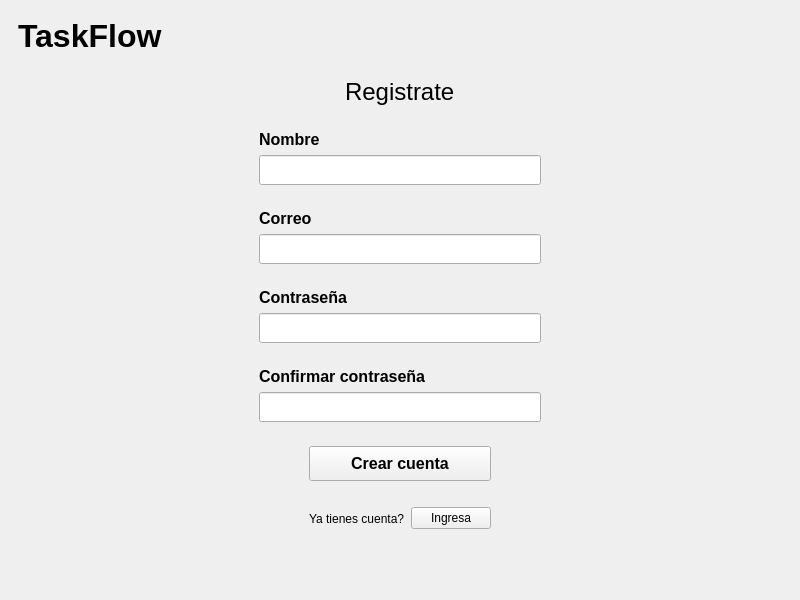
<?xml version="1.0" encoding="UTF-8"?>
<ui version="4.0">
 <class>RegisterWindow</class>
 <widget class="QMainWindow" name="RegisterWindow">
  <property name="geometry">
   <rect>
    <x>0</x>
    <y>0</y>
    <width>800</width>
    <height>600</height>
   </rect>
  </property>
  <property name="windowTitle">
   <string>MainWindow</string>
  </property>
  <widget class="QWidget" name="centralwidget">
   <layout class="QVBoxLayout" name="verticalLayout">
    <item alignment="Qt::AlignLeft">
     <widget class="QFrame" name="frame_8">
      <property name="frameShape">
       <enum>QFrame::NoFrame</enum>
      </property>
      <property name="frameShadow">
       <enum>QFrame::Raised</enum>
      </property>
      <layout class="QVBoxLayout" name="verticalLayout_8">
       <item>
        <widget class="QLabel" name="label_6">
         <property name="font">
          <font>
           <pointsize>24</pointsize>
           <bold>true</bold>
          </font>
         </property>
         <property name="text">
          <string>TaskFlow</string>
         </property>
        </widget>
       </item>
      </layout>
     </widget>
    </item>
    <item alignment="Qt::AlignHCenter">
     <widget class="QFrame" name="frame_6">
      <property name="maximumSize">
       <size>
        <width>16777215</width>
        <height>60</height>
       </size>
      </property>
      <property name="frameShape">
       <enum>QFrame::NoFrame</enum>
      </property>
      <property name="frameShadow">
       <enum>QFrame::Raised</enum>
      </property>
      <layout class="QVBoxLayout" name="verticalLayout_4">
       <item>
        <widget class="QLabel" name="label_5">
         <property name="font">
          <font>
           <pointsize>18</pointsize>
           <bold>false</bold>
          </font>
         </property>
         <property name="text">
          <string>Registrate</string>
         </property>
        </widget>
       </item>
      </layout>
     </widget>
    </item>
    <item alignment="Qt::AlignHCenter">
     <widget class="QFrame" name="frame">
      <property name="minimumSize">
       <size>
        <width>300</width>
        <height>70</height>
       </size>
      </property>
      <property name="frameShape">
       <enum>QFrame::NoFrame</enum>
      </property>
      <property name="frameShadow">
       <enum>QFrame::Raised</enum>
      </property>
      <layout class="QVBoxLayout" name="verticalLayout_5">
       <item>
        <widget class="QLabel" name="label">
         <property name="font">
          <font>
           <pointsize>12</pointsize>
           <bold>true</bold>
          </font>
         </property>
         <property name="text">
          <string>Nombre</string>
         </property>
        </widget>
       </item>
       <item>
        <widget class="QLineEdit" name="nombre_input">
         <property name="minimumSize">
          <size>
           <width>0</width>
           <height>30</height>
          </size>
         </property>
        </widget>
       </item>
      </layout>
     </widget>
    </item>
    <item alignment="Qt::AlignHCenter">
     <widget class="QFrame" name="frame_2">
      <property name="minimumSize">
       <size>
        <width>300</width>
        <height>70</height>
       </size>
      </property>
      <property name="frameShape">
       <enum>QFrame::NoFrame</enum>
      </property>
      <property name="frameShadow">
       <enum>QFrame::Raised</enum>
      </property>
      <layout class="QVBoxLayout" name="verticalLayout_3">
       <item>
        <widget class="QLabel" name="label_2">
         <property name="font">
          <font>
           <pointsize>12</pointsize>
           <bold>true</bold>
          </font>
         </property>
         <property name="text">
          <string>Correo</string>
         </property>
        </widget>
       </item>
       <item>
        <widget class="QLineEdit" name="correo_input">
         <property name="minimumSize">
          <size>
           <width>0</width>
           <height>30</height>
          </size>
         </property>
        </widget>
       </item>
      </layout>
     </widget>
    </item>
    <item alignment="Qt::AlignHCenter">
     <widget class="QFrame" name="frame_3">
      <property name="minimumSize">
       <size>
        <width>300</width>
        <height>70</height>
       </size>
      </property>
      <property name="frameShape">
       <enum>QFrame::NoFrame</enum>
      </property>
      <property name="frameShadow">
       <enum>QFrame::Raised</enum>
      </property>
      <layout class="QVBoxLayout" name="verticalLayout_2">
       <item>
        <widget class="QLabel" name="label_3">
         <property name="font">
          <font>
           <pointsize>12</pointsize>
           <bold>true</bold>
          </font>
         </property>
         <property name="text">
          <string>Contraseña</string>
         </property>
        </widget>
       </item>
       <item>
        <widget class="QLineEdit" name="pass_input">
         <property name="minimumSize">
          <size>
           <width>0</width>
           <height>30</height>
          </size>
         </property>
         <property name="echoMode">
          <enum>QLineEdit::Password</enum>
         </property>
        </widget>
       </item>
      </layout>
     </widget>
    </item>
    <item alignment="Qt::AlignHCenter">
     <widget class="QFrame" name="frame_4">
      <property name="minimumSize">
       <size>
        <width>300</width>
        <height>70</height>
       </size>
      </property>
      <property name="frameShape">
       <enum>QFrame::NoFrame</enum>
      </property>
      <property name="frameShadow">
       <enum>QFrame::Raised</enum>
      </property>
      <layout class="QVBoxLayout" name="verticalLayout_6">
       <item>
        <widget class="QLabel" name="label_4">
         <property name="font">
          <font>
           <pointsize>12</pointsize>
           <bold>true</bold>
          </font>
         </property>
         <property name="text">
          <string>Confirmar contraseña</string>
         </property>
        </widget>
       </item>
       <item>
        <widget class="QLineEdit" name="confirm_pass_input">
         <property name="minimumSize">
          <size>
           <width>0</width>
           <height>30</height>
          </size>
         </property>
         <property name="echoMode">
          <enum>QLineEdit::Password</enum>
         </property>
        </widget>
       </item>
      </layout>
     </widget>
    </item>
    <item alignment="Qt::AlignHCenter">
     <widget class="QFrame" name="frame_5">
      <property name="minimumSize">
       <size>
        <width>200</width>
        <height>50</height>
       </size>
      </property>
      <property name="maximumSize">
       <size>
        <width>16777215</width>
        <height>100</height>
       </size>
      </property>
      <property name="frameShape">
       <enum>QFrame::NoFrame</enum>
      </property>
      <property name="frameShadow">
       <enum>QFrame::Raised</enum>
      </property>
      <layout class="QVBoxLayout" name="verticalLayout_7">
       <item>
        <widget class="QPushButton" name="register_button">
         <property name="minimumSize">
          <size>
           <width>0</width>
           <height>35</height>
          </size>
         </property>
         <property name="font">
          <font>
           <pointsize>12</pointsize>
           <bold>true</bold>
          </font>
         </property>
         <property name="text">
          <string>Crear cuenta</string>
         </property>
        </widget>
       </item>
      </layout>
     </widget>
    </item>
    <item alignment="Qt::AlignHCenter">
     <widget class="QFrame" name="frame_9">
      <property name="frameShape">
       <enum>QFrame::NoFrame</enum>
      </property>
      <property name="frameShadow">
       <enum>QFrame::Raised</enum>
      </property>
      <layout class="QHBoxLayout" name="horizontalLayout">
       <item>
        <widget class="QLabel" name="label_7">
         <property name="text">
          <string>Ya tienes cuenta?</string>
         </property>
        </widget>
       </item>
       <item>
        <widget class="QPushButton" name="to_login_button">
         <property name="text">
          <string>Ingresa</string>
         </property>
        </widget>
       </item>
      </layout>
     </widget>
    </item>
    <item alignment="Qt::AlignHCenter">
     <widget class="QFrame" name="frame_7">
      <property name="frameShape">
       <enum>QFrame::NoFrame</enum>
      </property>
      <property name="frameShadow">
       <enum>QFrame::Raised</enum>
      </property>
      <layout class="QVBoxLayout" name="verticalLayout_9">
       <item>
        <widget class="QLabel" name="alerta">
         <property name="text">
          <string/>
         </property>
        </widget>
       </item>
      </layout>
     </widget>
    </item>
   </layout>
  </widget>
 </widget>
 <resources/>
 <connections/>
</ui>
